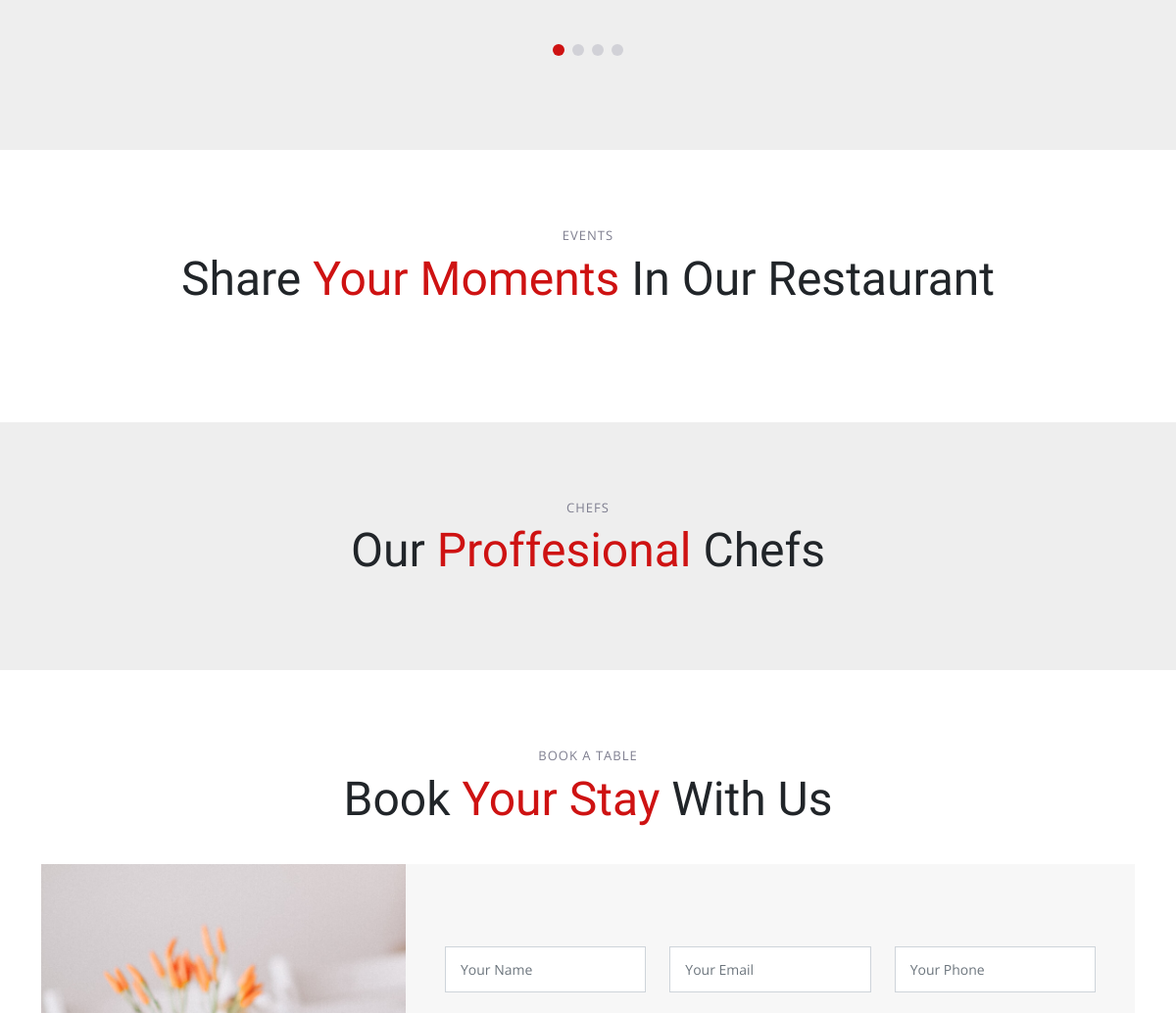
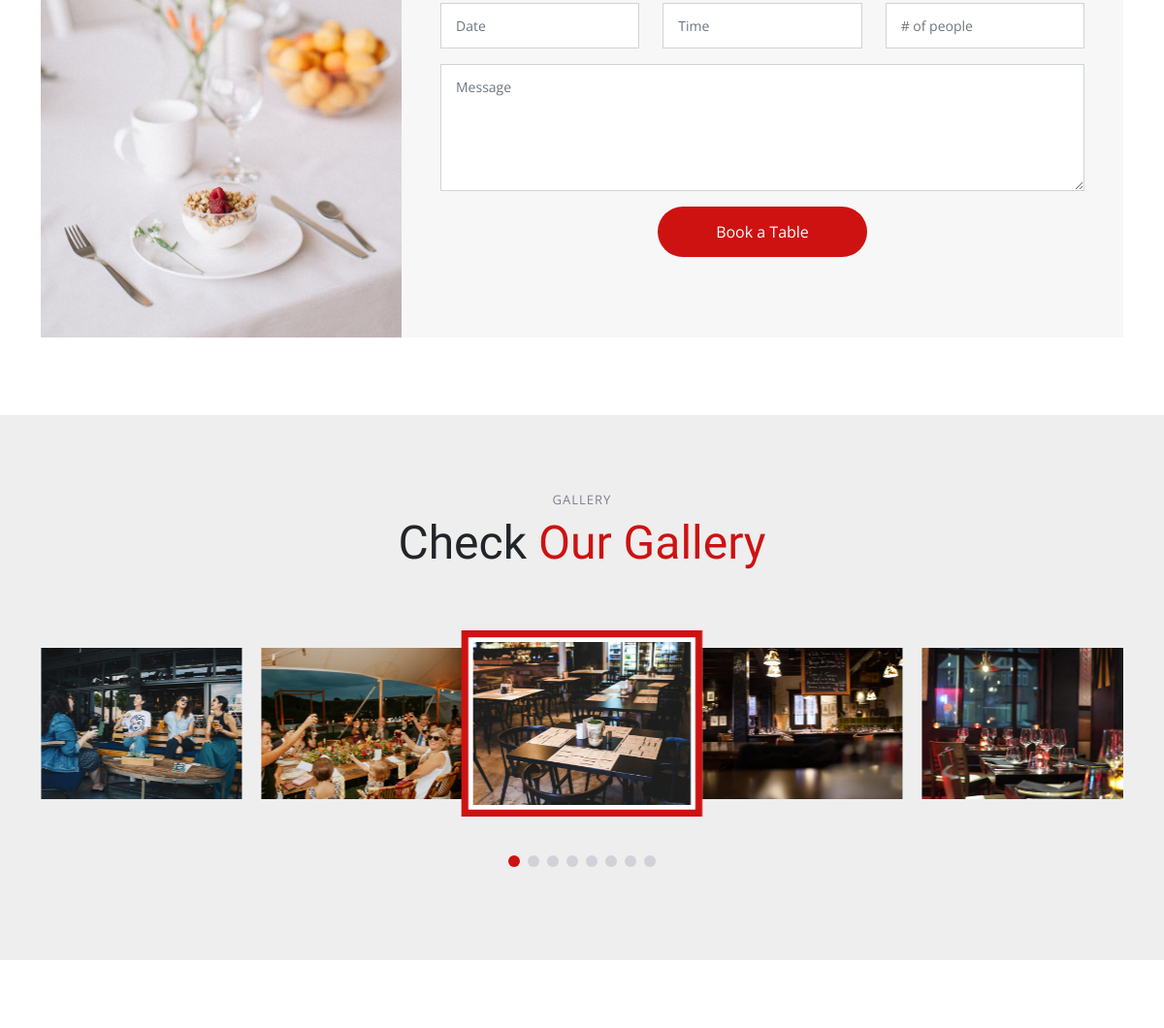
Before: / (middle part) with the older database file (2 pictures, top to bottom).
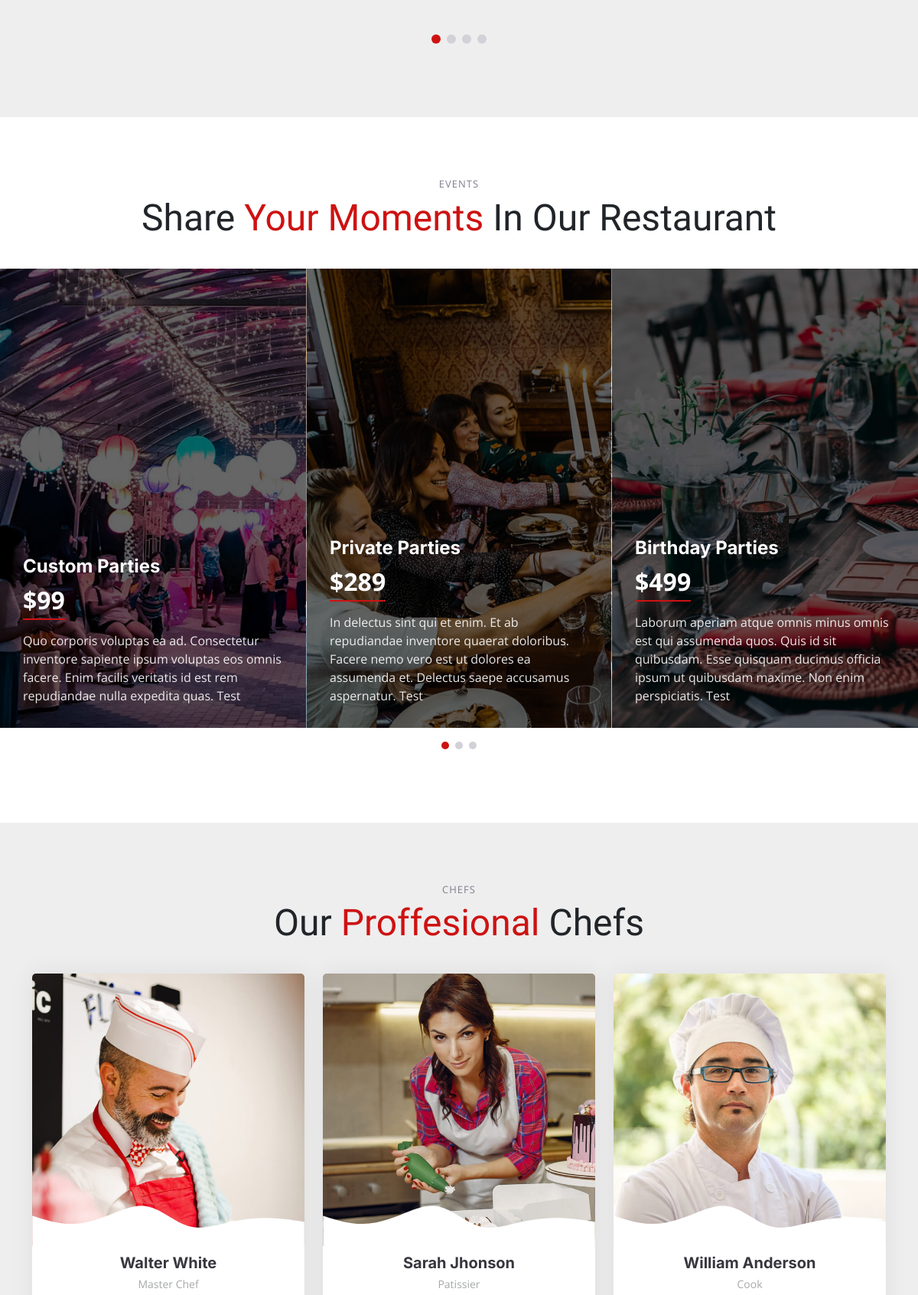
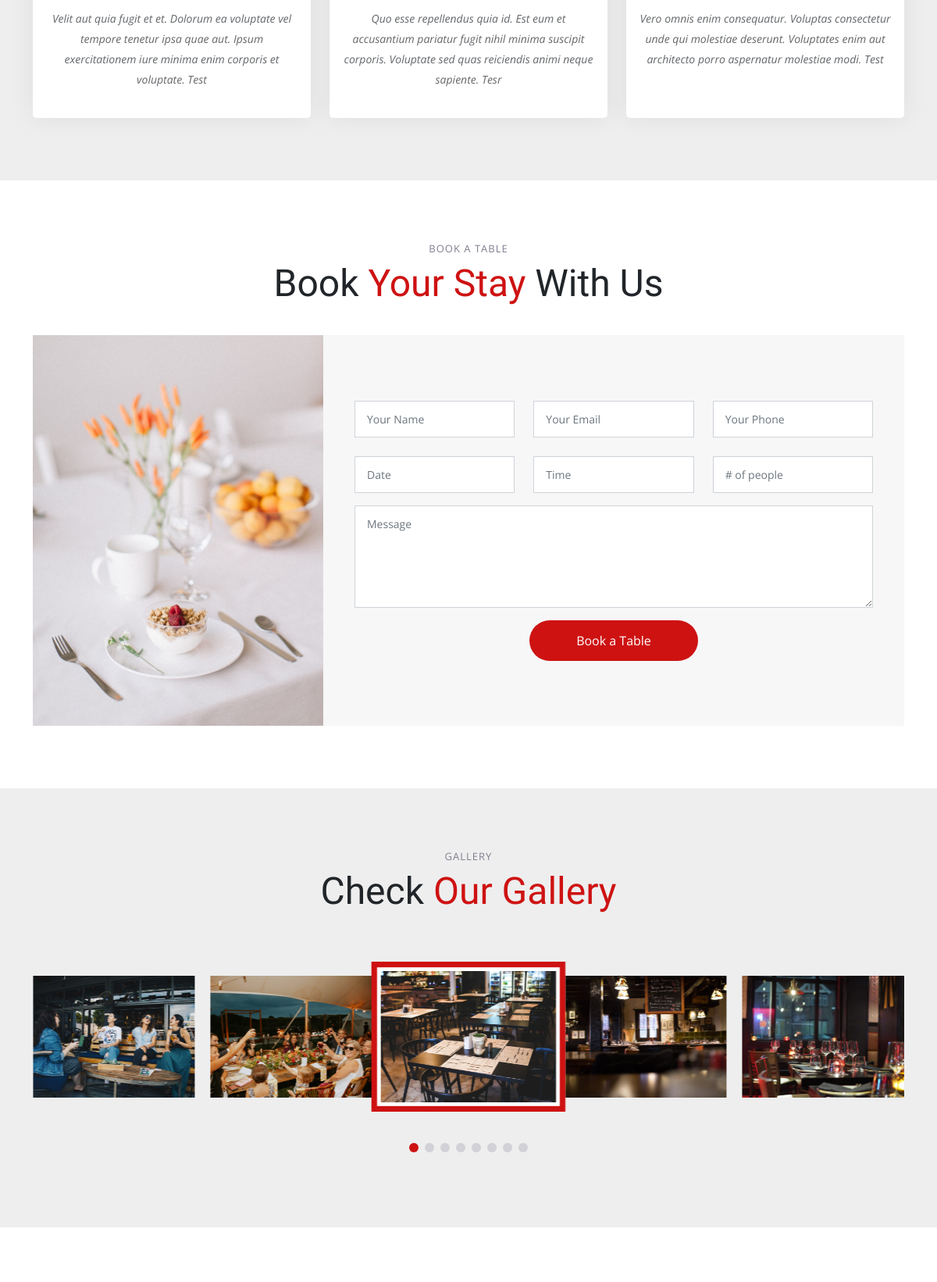
After: the same page with the newer database file (2 pictures, top to bottom).
### base/models.py (models this page shows)
class Event(models.Model):
    name = models.CharField(max_length=50)
    price = models.PositiveIntegerField()
    discription = models.TextField(max_length=300)
    position = models.PositiveIntegerField()
    is_visible = models.BooleanField(default=True)
    image = models.ImageField()
    class Meta:
        ordering = ('position', )

class Chefs(models.Model):
    name = models.CharField(max_length=50)
    job = models.CharField(max_length=30)
    image = models.ImageField()
    comment = models.TextField(max_length=500)
    position = models.PositiveIntegerField()
    twitter = models.URLField(blank=True)
    facebook = models.URLField(blank=True)
    instagram = models.URLField(blank=True)
    linkedin = models.URLField(blank=True)
    class Meta:
        ordering = ('position', )

### base/views.py (the view)
# urls.py: path('', base_view),
def base_view(request):
    categories = Categories.objects.filter(is_visible=True)
    dish = Dishes.objects.filter(is_visible=True)
    about = About_Us.objects.all()
    stats = Stats.objects.all()
    why = Why_us.objects.all()
    home = Home.objects.all()
    testimonials = Testimonials.objects.filter(is_visible=True)
    event = Event.objects.filter(is_visible=True)
    chefs = Chefs.objects.all()
    data = {
        'categories': categories,
        'dish': dish,
        'about': about,
        'stats': stats,
        'why': why,
        'home': home,
        'testimonials': testimonials,
        'event': event,
        'chefs' : chefs,
    }
    return render(request, 'main.html', context=data)

### base/templates/main.html (shortened to what this page needs)
{% extends 'index.html' %}
{% block content %}
    {% include 'Testimonials.html' %}
    {% include 'Events.html' %}
    {% include 'Chefs.html' %}
    {% include 'Book.html' %}
    {% include 'Gallery.html' %}
    {% include 'Contact.html' %}
{% endblock %}

### templates/index.html (shortened to what this page needs)
{% load static %}
<!DOCTYPE html>
<html lang="en">
<head>
  <link href={% static "assets/vendor/bootstrap/css/bootstrap.min.css" %} rel="stylesheet">
  <link href={% static "assets/vendor/bootstrap-icons/bootstrap-icons.css" %} rel="stylesheet">
  <link href={% static "assets/vendor/aos/aos.css" %} rel="stylesheet">
  <link href={% static "assets/vendor/glightbox/css/glightbox.min.css" %} rel="stylesheet">
  <link href={% static "assets/vendor/swiper/swiper-bundle.min.css" %} rel="stylesheet">
  <link href={% static "assets/css/main.css" %} rel="stylesheet">
</head>
<body>
  <main id="main">
    {% block content %}
    {% endblock %}
  </main>
</body>
</html>

### base/templates/Testimonials.html (shortened to what this page needs)
    <section id="testimonials" class="testimonials section-bg">
      <div class="container" data-aos="fade-up">
        <div class="slides-1 swiper" data-aos="fade-up" data-aos-delay="100">
          <div class="swiper-wrapper">
            {% for testimonials in testimonials %}
            <div class="swiper-slide">
              <div class="testimonial-item">
                <div class="row gy-4 justify-content-center">
                </div>
              </div>
            </div>
            {% endfor %}
          </div>
          <div class="swiper-pagination"></div>
        </div>
      </div>
    </section>

### base/templates/Events.html
<section id="events" class="events">
      <div class="container-fluid" data-aos="fade-up">
        <div class="section-header">
          <h2>Events</h2>
          <p>Share <span>Your Moments</span> In Our Restaurant</p>
        </div>
        <div class="slides-3 swiper" data-aos="fade-up" data-aos-delay="100">
          <div class="swiper-wrapper">
            {% for event in event %}
            <div class="swiper-slide event-item d-flex flex-column justify-content-end" style="background-image: url({{ event.image.url }})">
              <h3>{{ event.name }}</h3>
              <div class="price align-self-start">${{ event.price }}</div>
              <p class="description">
                  {{ event.discription }}
              </p>
            </div>
              {% endfor %}
          </div>
          <div class="swiper-pagination"></div>
        </div>
      </div>
    </section>

### base/templates/Chefs.html (shortened to what this page needs)
<section id="chefs" class="chefs section-bg">
      <div class="container" data-aos="fade-up">
        <div class="section-header">
          <h2>Chefs</h2>
          <p>Our <span>Proffesional</span> Chefs</p>
        </div>
        <div class="row gy-4">
        {% for chefs in chefs %}
          <div class="col-lg-4 col-md-6 d-flex align-items-stretch" data-aos="fade-up" data-aos-delay="100">
            <div class="chef-member">
              <div class="member-img">
                <img src="{{ chefs.image.url }}" class="img-fluid" alt="">
              </div>
              <div class="member-info">
                <h4>{{ chefs.name }}</h4>
                <span>{{ chefs.job }}</span>
                <p>{{ chefs.comment }}</p>
              </div>
            </div>
          </div>
            {% endfor %}
        </div>
      </div>
    </section>

### base/templates/Book.html (shortened to what this page needs)
<section id="book-a-table" class="book-a-table">
      <div class="container" data-aos="fade-up">
        <div class="section-header">
          <h2>Book A Table</h2>
          <p>Book <span>Your Stay</span> With Us</p>
        </div>
        <div class="row g-0">
          <div class="col-lg-4 reservation-img" style="background-image: url(/static/assets/img/reservation.jpg);" data-aos="zoom-out" data-aos-delay="200"></div>
          <div class="col-lg-8 d-flex align-items-center reservation-form-bg">
            <form action="forms/book-a-table.php" method="post" role="form" class="php-email-form" data-aos="fade-up" data-aos-delay="100">
              <div class="row gy-4">
                <div class="col-lg-4 col-md-6">
                  <input type="text" name="name" class="form-control" id="name" placeholder="Your Name" data-rule="minlen:4" data-msg="Please enter at least 4 chars">
                </div>
                <div class="col-lg-4 col-md-6">
                  <input type="email" class="form-control" name="email" id="email" placeholder="Your Email" data-rule="email" data-msg="Please enter a valid email">
                </div>
                <div class="col-lg-4 col-md-6">
                  <input type="text" class="form-control" name="phone" id="phone" placeholder="Your Phone" data-rule="minlen:4" data-msg="Please enter at least 4 chars">
                </div>
                <div class="col-lg-4 col-md-6">
                  <input type="text" name="date" class="form-control" id="date" placeholder="Date" data-rule="minlen:4" data-msg="Please enter at least 4 chars">
                </div>
                <div class="col-lg-4 col-md-6">
                  <input type="text" class="form-control" name="time" id="time" placeholder="Time" data-rule="minlen:4" data-msg="Please enter at least 4 chars">
                </div>
                <div class="col-lg-4 col-md-6">
                  <input type="number" class="form-control" name="people" id="people" placeholder="# of people" data-rule="minlen:1" data-msg="Please enter at least 1 chars">
                </div>
              </div>
              <div class="form-group mt-3">
                <textarea class="form-control" name="message" rows="5" placeholder="Message"></textarea>
              </div>
              <div class="text-center"><button type="submit">Book a Table</button></div>
            </form>
          </div>
        </div>
      </div>
    </section>

### base/templates/Gallery.html (shortened to what this page needs)
<section id="gallery" class="gallery section-bg">
      <div class="container" data-aos="fade-up">
        <div class="section-header">
          <h2>gallery</h2>
          <p>Check <span>Our Gallery</span></p>
        </div>
        <div class="gallery-slider swiper">
          <div class="swiper-wrapper align-items-center">
            <div class="swiper-slide"><a class="glightbox" data-gallery="images-gallery" href="assets/img/gallery/gallery-1.jpg"><img src="assets/img/gallery/gallery-1.jpg" class="img-fluid" alt=""></a></div>
            <div class="swiper-slide"><a class="glightbox" data-gallery="images-gallery" href="assets/img/gallery/gallery-2.jpg"><img src="assets/img/gallery/gallery-2.jpg" class="img-fluid" alt=""></a></div>
            <div class="swiper-slide"><a class="glightbox" data-gallery="images-gallery" href="assets/img/gallery/gallery-3.jpg"><img src="assets/img/gallery/gallery-3.jpg" class="img-fluid" alt=""></a></div>
            <div class="swiper-slide"><a class="glightbox" data-gallery="images-gallery" href="assets/img/gallery/gallery-7.jpg"><img src="assets/img/gallery/gallery-7.jpg" class="img-fluid" alt=""></a></div>
            <div class="swiper-slide"><a class="glightbox" data-gallery="images-gallery" href="assets/img/gallery/gallery-8.jpg"><img src="assets/img/gallery/gallery-8.jpg" class="img-fluid" alt=""></a></div>
          </div>
          <div class="swiper-pagination"></div>
        </div>
      </div>
    </section>

### base/templates/Contact.html (shortened to what this page needs)
<section id="contact" class="contact">
    </section>

### static/assets/css/main.css (style rules this page uses)
:root { --font-default: "Open Sans", system-ui, -apple-system, "Segoe UI", Roboto, "Helvetica Neue", Arial, "Noto Sans", "Liberation Sans", sans-serif, "Apple Color Emoji", "Segoe UI Emoji", "Segoe UI Symbol", "Noto Color Emoji"; --font-primary: "Amatic SC", sans-serif; --font-secondary: "Inter", sans-serif; }
:root { --color-default: #212529; --color-primary: #ce1212; --color-secondary: #37373f; }
:root { scroll-behavior: smooth; }
body { font-family: var(--font-default); color: var(--color-default); }
section { overflow: hidden; padding: 80px 0; }
.section-bg { background-color: #eee; }
.section-header { text-align: center; padding-bottom: 30px; }
.section-header h2 { font-size: 13px; letter-spacing: 1px; font-weight: 400; margin: 0; padding: 0; color: #7f7f90; text-transform: uppercase; font-family: var(--font-default); }
.section-header p { margin: 0; font-size: 48px; font-weight: 400; font-family: var(--font-primary); }
.section-header p span { color: var(--color-primary); }
section { scroll-margin-top: 90px; }
.testimonials .swiper-pagination { margin-top: 40px; position: relative; }
.events .container-fluid { padding: 0; }
.events .event-item { background-size: cover; background-position: cente; min-height: 600px; padding: 30px; }
.events .event-item:before { content: ""; background: rgba(0, 0, 0, 0.6); position: absolute; inset: 0; }
.events .event-item h3 { font-size: 24px; font-weight: 700; margin-bottom: 5px; color: #fff; position: relative; }
.events .event-item .price { color: #fff; border-bottom: 2px solid var(--color-primary); font-size: 32px; font-weight: 700; margin-bottom: 15px; position: relative; }
.events .event-item .description { margin-bottom: 0; color: rgba(255, 255, 255, 0.9); position: relative; }
@media (min-width: 1200px) { .events .swiper-slide-active+.swiper-slide { border-left: 1px solid rgba(255, 255, 255, 0.5); border-right: 1px solid rgba(255, 255, 255, 0.5); z-index: 1; } }
.events .swiper-pagination { margin-top: 20px; position: relative; }
.chefs .chef-member { overflow: hidden; text-align: center; border-radius: 5px; background: #fff; box-shadow: 0px 0 30px rgba(55, 55, 63, 0.08); transition: 0.3s; }
.chefs .chef-member .member-img { position: relative; overflow: hidden; }
.chefs .chef-member .member-img:after { position: absolute; content: ""; left: 0; bottom: 0; height: 100%; width: 100%; background: url(../img/team-shape.svg) no-repeat center bottom; background-size: contain; z-index: 1; }
.chefs .chef-member .member-info { padding: 10px 15px 20px 15px; }
.chefs .chef-member .member-info h4 { font-weight: 700; margin-bottom: 5px; font-size: 20px; color: var(--color-secondary); }
.chefs .chef-member .member-info span { display: block; font-size: 14px; font-weight: 400; color: rgba(33, 37, 41, 0.4); }
.chefs .chef-member .member-info p { font-style: italic; font-size: 14px; padding-top: 15px; line-height: 26px; color: rgba(33, 37, 41, 0.7); }
.book-a-table .reservation-img { min-height: 500px; background-size: cover; background-position: center; }
.book-a-table .reservation-form-bg { background: rgba(55, 55, 63, 0.04); }
.book-a-table .php-email-form { padding: 40px; }
.book-a-table .php-email-form input, .book-a-table .php-email-form textarea { border-radius: 0; box-shadow: none; font-size: 14px; border-radius: 0; }
.book-a-table .php-email-form input { padding: 12px 15px; }
.book-a-table .php-email-form textarea { padding: 12px 15px; }
.book-a-table .php-email-form button[type=submit] { background: var(--color-primary); border: 0; padding: 14px 60px; color: #fff; transition: 0.4s; border-radius: 50px; }
.gallery { overflow: hidden; }
.gallery .swiper-pagination { margin-top: 20px; position: relative; }
.gallery .swiper-slide-active { text-align: center; }
@media (min-width: 992px) { .gallery .swiper-wrapper { padding: 40px 0; } }
@media (min-width: 992px) { .gallery .swiper-slide-active { border: 6px solid var(--color-primary); padding: 4px; background: #fff; z-index: 1; transform: scale(1.2); } }

Changed rows visible on the page:
added Event: image (picture), name "Custom Parties", price "99", discription "Quo corporis voluptas ea ad. Consectetur inventore sapiente ipsum voluptas eos omnis facere. Enim facilis veritatis id est rem repudiandae nulla expedita quas. Test"
added Event: image (picture), name "Private Parties", price "289", discription "In delectus sint qui et enim. Et ab repudiandae inventore quaerat doloribus. Facere nemo vero est ut dolores ea assumenda et. Delectus saepe accusamus aspernatur. Test"
added Event: image (picture), name "Birthday Parties", price "499", discription "Laborum aperiam atque omnis minus omnis est qui assumenda quos. Quis id sit quibusdam. Esse quisquam ducimus officia ipsum ut quibusdam maxime. Non enim perspiciatis. Test"
added Chefs: image (picture), name "Walter White", job "Master Chef", comment "Velit aut quia fugit et et. Dolorum ea voluptate vel tempore tenetur ipsa quae aut. Ipsum exercitationem iure minima enim corporis et voluptate. Test"
added Chefs: image (picture), name "Sarah Jhonson", job "Patissier", comment "Quo esse repellendus quia id. Est eum et accusantium pariatur fugit nihil minima suscipit corporis. Voluptate sed quas reiciendis animi neque sapiente. Tesr"
added Chefs: image (picture), name "William Anderson", job "Cook", comment "Vero omnis enim consequatur. Voluptas consectetur unde qui molestiae deserunt. Voluptates enim aut architecto porro aspernatur molestiae modi. Test"
